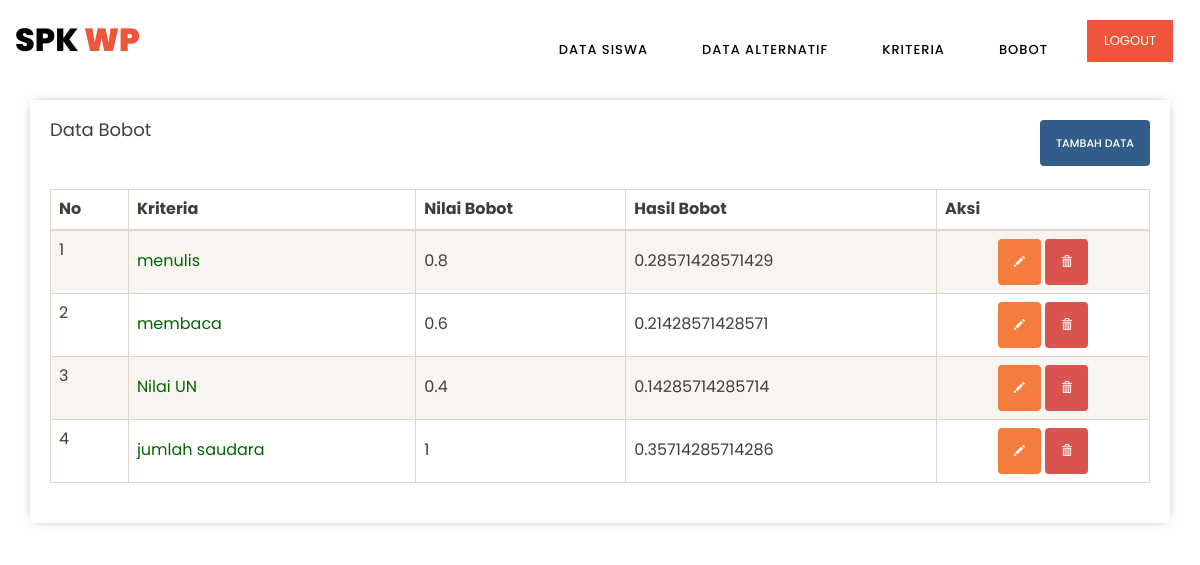
Page /admin/bobot.php (signed in) on the committed database.
### tables this page shows
CREATE TABLE `wp_bobot` (
  `id_kriteria` int(11) NOT NULL,
  `nilai_bobot` double NOT NULL,
  `hasil_bobot` double NOT NULL
);

CREATE TABLE `wp_kriteria` (
  `id_kriteria` int(11) NOT NULL,
  `nama_kriteria` varchar(255) NOT NULL,
  `tipe_kriteria` varchar(10) NOT NULL
);

### admin/includes/bobot.inc.php (called while the page is built, shortened)
<?php
class Bobot{
	private $conn;
	private $table_name = "wp_bobot";
	public function __construct($db){
		$this->conn = $db;
	}
	function insert2($a,$b){
		$query = "update ".$this->table_name." set hasil_bobot = '$a' where id_kriteria = '$b'";
		$stmt = $this->conn->prepare($query);
		if($stmt->execute()){
			return true;
		}else{
			return false;
		}
	}
	function readAll(){
		$query = "SELECT * FROM ".$this->table_name." a, wp_kriteria b where a.id_kriteria=b.id_kriteria ";
		$stmt = $this->conn->prepare( $query );
		$stmt->execute();
		return $stmt;
	}
	function readSum(){
		$query = "SELECT sum(nilai_bobot) as hasilbb FROM " . $this->table_name . " LIMIT 0,1";
		$stmt = $this->conn->prepare( $query );
		$stmt->execute();
		$row = $stmt->fetch(PDO::FETCH_ASSOC);
		$this->hs = $row['hasilbb'];
	}
}
?>

### admin/bobot.php (the view, shortened to what this page needs)
<?php
include_once 'header.php';
include_once 'includes/bobot.inc.php';
$pro = new Bobot($db);
$stmt = $pro->readAll();
$pro->readSum();
            ?>
    <div class="main-content">
<form method="post">
	<div class="row">
		<div class="col-md-6 text-left">
			<h4>Data Bobot</h4>
		</div>
		<div class="col-md-6 text-right">
			<button type="button" onclick="location.href='bobot-baru.php'" class="btn btn-primary">Tambah Data</button>
		</div>
	</div>
	<br/>
	<table width="100%" class="table table-striped table-bordered" id="tabeldata">
        <thead>
            <tr>
                <th>No</th>
                <th>Kriteria</th>
                <th>Nilai Bobot</th>
                <th>Hasil Bobot</th>
                <th>Aksi</th>
            </tr>
        </thead>
        <tbody>
<?php
$no=1;
while ($row = $stmt->fetch(PDO::FETCH_ASSOC)){
?>
            <tr>
                <td><?= $no; ?></td>
                <td style="vertical-align:middle;"><a style="color:#060;" href="kriteria-ubah.php?id=<?php echo $row['id_kriteria'] ?>"><?php echo $row['nama_kriteria'] ?></a></td>
                <td style="vertical-align:middle;"><?php echo $row['nilai_bobot']?></td>
                <td style="vertical-align:middle;">
                <?php
                    $hasbb = $row['nilai_bobot']/$pro->hs;
                    $pro->insert2($hasbb,$row['id_kriteria']);
                    echo $hasbb;
                ?>
                </td>
                <td style="text-align:center;vertical-align:middle;">
					<a href="bobot-ubah.php?id=<?php echo $row['id_kriteria'] ?>" class="btn btn-warning"><span class="glyphicon glyphicon-pencil" aria-hidden="true"></span></a>
					<a href="bobot-hapus.php?id=<?php echo $row['id_kriteria'] ?>" onclick="return confirm('Yakin ingin menghapus data')" class="btn btn-danger"><span class="glyphicon glyphicon-trash" aria-hidden="true"></span></a>
			    </td>
            </tr>
            <?php $no++; ?>
<?php
}
?>
        </tbody>
    </table>
</form>
</div>

### admin/header.php (shortened to what this page needs)
<!DOCTYPE html>
<html lang="en">
  <head>
	<link href="css/bootstrap.min.css" rel="stylesheet">
    <link href="css/dataTables.bootstrap.min.css" rel="stylesheet">
    <link rel="stylesheet" type="text/css" href="../assets/css/font-awesome.css">
    <link rel="stylesheet" href="../assets/css/style.css">
    </head>
    <body>
    <header class="header-area header-sticky">
        <div class="container">
            <div class="row">
                <div class="col-12">
                    <nav class="main-nav">
                        <a href="index.php" class="logo">SPK<em> WP</em></a>
                        <ul class="nav">
                        <li><a href="user.php">Data Siswa</a></li>
                            <li><a href="alternatif.php">Data Alternatif</a></li>
                            <li><a href="kriteria.php">Kriteria</a></li>
                            <li><a href="bobot.php">Bobot</a></li>
                            <li class="main-button"><a href="../logout.php">Logout</a></li>
                        </ul>
                    </nav>
                </div>
            </div>
        </div>
    </header>
  </body>
	<div class="container">
</html>

### assets/css/style.css (style rules this page uses)
html, body, div, span, applet, object, iframe, h1, h2, h3, h4, h5, h6, p, blockquote, div pre, a, abbr, acronym, address, big, cite, code, del, dfn, em, font, img, ins, kbd, q, s, samp, small, strike, strong, sub, sup, tt, var, b, u, i, center, dl, dt, dd, ol, ul, li, figure, header, nav, section, article, aside, footer, figcaption { margin: 0; padding: 0; border: 0; outline: 0; }
ul, li { padding: 0; margin: 0; list-style: none; }
header, nav, section, article, aside, footer, hgroup { display: block; }
* { box-sizing: border-box; }
html, body { font-family: "Poppins", sans-serif; font-weight: 400; background-color: #fff; font-size: 16px; -ms-text-size-adjust: 100%; -webkit-font-smoothing: antialiased; -moz-osx-font-smoothing: grayscale; }
a { text-decoration: none !important; }
h1, h2, h3, h4, h5, h6 { margin-top: 0px; margin-bottom: 0px; }
ul { margin-bottom: 0px; }
html, body { background: #fff; font-family: "Poppins", sans-serif; }
.main-button a { display: inline-block; font-size: 15px; padding: 12px 20px; background-color: #ed563b; color: #fff; text-align: center; font-weight: 400; text-transform: uppercase; transition: all 0.3s; }
.header-area { position: absolute; top: 0px; left: 0px; right: 0px; z-index: 100; height: 80px; background: rgba(250, 250, 250, 0.1); -webkit-transition: all 0.5s ease 0s; -moz-transition: all 0.5s ease 0s; -o-transition: all 0.5s ease 0s; transition: all 0.5s ease 0s; }
.header-area .main-nav { min-height: 80px; background: transparent; }
.header-area .main-nav .logo { line-height: 80px; color: #000; font-size: 32px; font-weight: 800; text-transform: uppercase; float: left; -webkit-transition: all 0.3s ease 0s; -moz-transition: all 0.3s ease 0s; -o-transition: all 0.3s ease 0s; transition: all 0.3s ease 0s; }
.header-area .main-nav .logo em { font-style: normal; color: #ed563b; font-weight: 900; }
.header-area .main-nav .nav { float: right; margin-top: 27px; margin-right: 0px; background-color: transparent; -webkit-transition: all 0.3s ease 0s; -moz-transition: all 0.3s ease 0s; -o-transition: all 0.3s ease 0s; transition: all 0.3s ease 0s; position: relative; z-index: 999; }
.header-area .main-nav .nav li { padding-left: 20px; padding-right: 20px; }
.header-area .main-nav .nav li a { display: block; font-weight: 500; font-size: 13px; color: #7a7a7a; text-transform: uppercase; -webkit-transition: all 0.3s ease 0s; -moz-transition: all 0.3s ease 0s; -o-transition: all 0.3s ease 0s; transition: all 0.3s ease 0s; height: 40px; line-height: 40px; border: transparent; letter-spacing: 1px; }
.header-area .main-nav .nav li a { color: #000; }
.header-area .main-nav .nav li:last-child a { display: inline-block; font-size: 13px; padding: 11px 17px; background-color: #ed563b; color: #fff; text-align: center; font-weight: 400; letter-spacing: 0px; text-transform: uppercase; transition: all 0.3s; height: auto; line-height: 20px; }
.header-area.header-sticky { min-height: 80px; }
.header-area.header-sticky .nav { margin-top: 20px !important; }
@media (max-width: 1200px) { .header-area .main-nav .nav li { padding-left: 12px; padding-right: 12px; } }
@media (max-width: 1200px) { .header-area .main-nav:before { display: none; } }
@media (min-width: 767px) { .header-area .main-nav .nav { display: flex !important; } }

### admin/bobot.php (style rules this page uses)
.main-content { margin-top: 100px; padding: 20px; margin-bottom: 15px; box-shadow: 0px 0px 10px -5px rgba(0,0,0,0.7); }

### rows in the picture
wp_bobot: id_kriteria.nama_kriteria "menulis", nilai_bobot "0.8", hasbb "0.28571428571429"
wp_bobot: id_kriteria.nama_kriteria "membaca", nilai_bobot "0.6", hasbb "0.21428571428571"
wp_bobot: id_kriteria.nama_kriteria "Nilai UN", nilai_bobot "0.4", hasbb "0.14285714285714"
wp_bobot: id_kriteria.nama_kriteria "jumlah saudara", nilai_bobot "1", hasbb "0.35714285714286"
